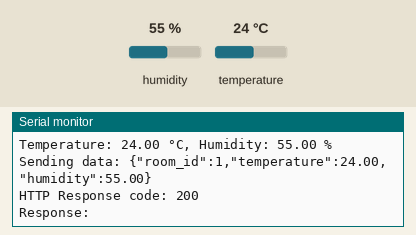
Recording of a sketch running on a simulated ESP8266 (NodeMCU). Parts: the last lines printed to the serial monitor. Inputs (shaded band) come from the test bench; at power-on: humidity 55 %, temperature 24 °C. WiFi joins after 1.5 s; servers stay silent unless stated; uploads are accepted with an empty reply.

Above: at 2.7 s.
2.8 s: humidity set to 22 %
At 11.87 s:
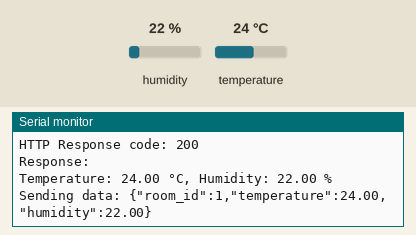
13.0 s: temperature set to 12 °C
At 22.9 s:
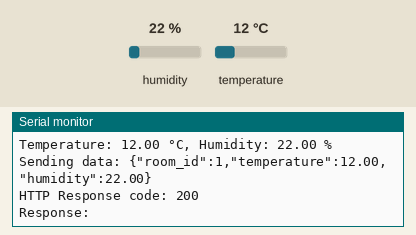
23.2 s: humidity set to 40 %
At 33.8 s:
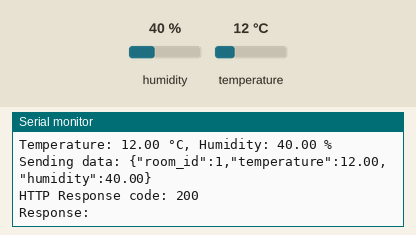
Timing chart, 0 to 35.3 s (numbered marks = the images above; inputs shaded):
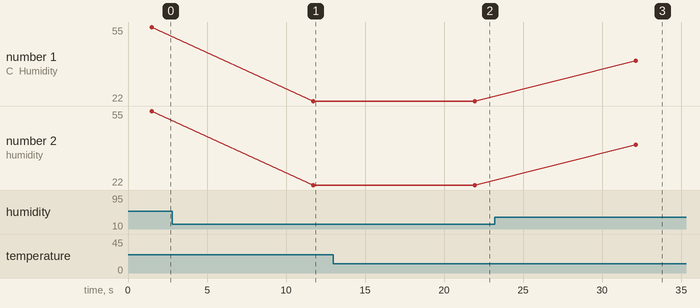

Measured:
- after the input at 2.8 s, the serial monitor: prints a new line after 8.9 s (image 1)
- after the input at 13.0 s, the serial monitor: prints a new line after 8.9 s (image 2)
- after the input at 23.2 s, the serial monitor: prints a new line after 8.9 s (image 3)
- plotted number 1: 55 → 22 after the input at 2.8 s, 22 → 40 after the input at 23.2 s
- plotted number 2: 55 → 22 after the input at 2.8 s, 22 → 40 after the input at 23.2 s

The sketch:

nodemcu_sensor.ino
```cpp
#include <ESP8266WiFi.h>
#include <ESP8266HTTPClient.h>
#include <DHT.h>

// Konfigurasi WiFi
const char* ssid = "ESPTEST";        // Ganti dengan SSID WiFi kamu
const char* password = "12345678"; // Ganti dengan password WiFi

// Konfigurasi server Django
const char* serverUrl = "http://10.146.1.170:8000/api/sensor-data/"; // IP server Django dengan endpoint benar (dash)

// Konfigurasi DHT22
#define DHTPIN D4     // Pin data DHT22 (GPIO 2)
#define DHTTYPE DHT22 // Tipe sensor DHT
DHT dht(DHTPIN, DHTTYPE);

// ID ruangan (sesuaikan dengan database Django)
int roomId = 1; // ID room, default 1

void setup() {
  Serial.begin(115200);
  dht.begin();

  // Koneksi WiFi
  WiFi.begin(ssid, password);
  Serial.print("Connecting to WiFi");
  while (WiFi.status() != WL_CONNECTED) {
    delay(500);
    Serial.print(".");
  }
  Serial.println("");
  Serial.println("WiFi connected");
  Serial.println("IP address: ");
  Serial.println(WiFi.localIP());
}

void loop() {
  // Baca data dari DHT22
  float temperature = dht.readTemperature();
  float humidity = dht.readHumidity();

  // Cek apakah pembacaan berhasil
  if (isnan(temperature) || isnan(humidity)) {
    Serial.println("Failed to read from DHT sensor!");
    delay(2000);
    return;
  }

  // Tampilkan data di Serial Monitor
  Serial.print("Temperature: ");
  Serial.print(temperature);
  Serial.print(" °C, Humidity: ");
  Serial.print(humidity);
  Serial.println(" %");

  // Kirim data ke server Django
  if (WiFi.status() == WL_CONNECTED) {
    HTTPClient http;
    http.begin(serverUrl);
    http.addHeader("Content-Type", "application/json");

    // Buat payload JSON dengan room_id
    String jsonPayload = "{";
    jsonPayload += "\"room_id\":" + String(roomId) + ",";
    jsonPayload += "\"temperature\":" + String(temperature, 2) + ",";
    jsonPayload += "\"humidity\":" + String(humidity, 2);
    jsonPayload += "}";

    Serial.println("Sending data: " + jsonPayload);

    int httpResponseCode = http.POST(jsonPayload);

    if (httpResponseCode > 0) {
      String response = http.getString();
      Serial.println("HTTP Response code: " + String(httpResponseCode));
      Serial.println("Response: " + response);
    } else {
      Serial.println("Error on sending POST: " + String(httpResponseCode));
    }

    http.end();
  } else {
    Serial.println("WiFi not connected!");
  }

  // Tunggu 10 detik sebelum pengukuran berikutnya
  delay(10000);
}
```
